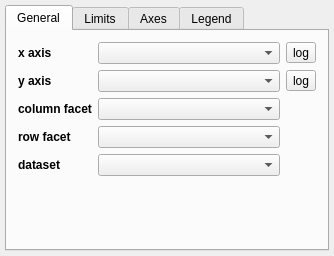
<?xml version="1.0" encoding="UTF-8"?>
<ui version="4.0">
 <class>Widget</class>
 <widget class="QWidget" name="Widget">
  <property name="geometry">
   <rect>
    <x>0</x>
    <y>0</y>
    <width>334</width>
    <height>256</height>
   </rect>
  </property>
  <property name="windowTitle">
   <string>2D Scatter</string>
  </property>
  <layout class="QGridLayout" name="gridLayout_5">
   <property name="leftMargin">
    <number>5</number>
   </property>
   <property name="topMargin">
    <number>5</number>
   </property>
   <property name="rightMargin">
    <number>5</number>
   </property>
   <property name="bottomMargin">
    <number>5</number>
   </property>
   <property name="verticalSpacing">
    <number>5</number>
   </property>
   <item row="0" column="2">
    <widget class="QTabWidget" name="tab_widget">
     <property name="tabPosition">
      <enum>QTabWidget::North</enum>
     </property>
     <property name="currentIndex">
      <number>0</number>
     </property>
     <property name="usesScrollButtons">
      <bool>false</bool>
     </property>
     <property name="documentMode">
      <bool>false</bool>
     </property>
     <property name="tabsClosable">
      <bool>false</bool>
     </property>
     <property name="movable">
      <bool>false</bool>
     </property>
     <widget class="QWidget" name="tab">
      <attribute name="title">
       <string>General</string>
      </attribute>
      <layout class="QGridLayout" name="gridLayout">
       <item row="0" column="0">
        <widget class="QLabel" name="x_lab">
         <property name="font">
          <font>
           <weight>75</weight>
           <bold>true</bold>
          </font>
         </property>
         <property name="text">
          <string>x axis</string>
         </property>
        </widget>
       </item>
       <item row="0" column="2">
        <widget class="QComboBox" name="combosel_x_att">
         <property name="sizeAdjustPolicy">
          <enum>QComboBox::AdjustToMinimumContentsLength</enum>
         </property>
        </widget>
       </item>
       <item row="0" column="3">
        <widget class="QToolButton" name="bool_x_log_">
         <property name="text">
          <string>log</string>
         </property>
         <property name="checkable">
          <bool>true</bool>
         </property>
        </widget>
       </item>
       <item row="1" column="0">
        <widget class="QLabel" name="y_lab">
         <property name="font">
          <font>
           <weight>75</weight>
           <bold>true</bold>
          </font>
         </property>
         <property name="text">
          <string>y axis</string>
         </property>
        </widget>
       </item>
       <item row="1" column="2">
        <widget class="QComboBox" name="combosel_y_att">
         <property name="sizeAdjustPolicy">
          <enum>QComboBox::AdjustToMinimumContentsLength</enum>
         </property>
        </widget>
       </item>
       <item row="1" column="3">
        <widget class="QToolButton" name="bool_y_log_">
         <property name="text">
          <string>log</string>
         </property>
         <property name="checkable">
          <bool>true</bool>
         </property>
        </widget>
       </item>
       <item row="2" column="0" colspan="2">
        <widget class="QLabel" name="col_lab">
         <property name="font">
          <font>
           <weight>75</weight>
           <bold>true</bold>
          </font>
         </property>
         <property name="text">
          <string>column facet</string>
         </property>
        </widget>
       </item>
       <item row="2" column="2">
        <widget class="QComboBox" name="combosel_col_facet_att"/>
       </item>
       <item row="3" column="0" colspan="2">
        <widget class="QLabel" name="row_lab">
         <property name="font">
          <font>
           <weight>75</weight>
           <bold>true</bold>
          </font>
         </property>
         <property name="text">
          <string>row facet</string>
         </property>
        </widget>
       </item>
       <item row="3" column="2">
        <widget class="QComboBox" name="combosel_row_facet_att"/>
       </item>
       <item row="4" column="0" colspan="2">
        <widget class="QLabel" name="reference_dataset_lab">
         <property name="font">
          <font>
           <weight>75</weight>
           <bold>true</bold>
          </font>
         </property>
         <property name="text">
          <string>dataset</string>
         </property>
        </widget>
       </item>
       <item row="4" column="2">
        <widget class="QComboBox" name="combosel_reference_data"/>
       </item>
       <item row="5" column="2">
        <spacer name="horizontalSpacer">
         <property name="orientation">
          <enum>Qt::Horizontal</enum>
         </property>
         <property name="sizeHint" stdset="0">
          <size>
           <width>40</width>
           <height>5</height>
          </size>
         </property>
        </spacer>
       </item>
       <item row="6" column="1" colspan="2">
        <spacer name="verticalSpacer_2">
         <property name="orientation">
          <enum>Qt::Vertical</enum>
         </property>
         <property name="sizeHint" stdset="0">
          <size>
           <width>20</width>
           <height>40</height>
          </size>
         </property>
        </spacer>
       </item>
      </layout>
     </widget>
     <widget class="QWidget" name="tab_2">
      <attribute name="title">
       <string>Limits</string>
      </attribute>
      <layout class="QGridLayout" name="gridLayout_2">
       <item row="0" column="0">
        <widget class="QLabel" name="x_lab_2">
         <property name="font">
          <font>
           <weight>75</weight>
           <bold>true</bold>
          </font>
         </property>
         <property name="text">
          <string>x axis</string>
         </property>
         <property name="alignment">
          <set>Qt::AlignRight|Qt::AlignTrailing|Qt::AlignVCenter</set>
         </property>
        </widget>
       </item>
       <item row="0" column="1">
        <widget class="QLineEdit" name="valuetext_x_min"/>
       </item>
       <item row="0" column="2">
        <widget class="QToolButton" name="button_flip_x">
         <property name="styleSheet">
          <string notr="true">padding: 0px</string>
         </property>
         <property name="text">
          <string>⇄</string>
         </property>
        </widget>
       </item>
       <item row="0" column="3" colspan="2">
        <widget class="QLineEdit" name="valuetext_x_max"/>
       </item>
       <item row="0" column="5">
        <widget class="QToolButton" name="bool_x_log">
         <property name="text">
          <string>log</string>
         </property>
         <property name="checkable">
          <bool>true</bool>
         </property>
        </widget>
       </item>
       <item row="4" column="0" colspan="4">
        <widget class="QLabel" name="type_lab_3">
         <property name="font">
          <font>
           <weight>75</weight>
           <bold>true</bold>
          </font>
         </property>
         <property name="text">
          <string>max number of columns</string>
         </property>
        </widget>
       </item>
       <item row="4" column="4">
        <widget class="QSpinBox" name="value_max_num_cols">
         <property name="minimum">
          <number>1</number>
         </property>
         <property name="maximum">
          <number>20</number>
         </property>
        </widget>
       </item>
       <item row="5" column="0" colspan="4">
        <widget class="QLabel" name="type_lab_4">
         <property name="font">
          <font>
           <weight>75</weight>
           <bold>true</bold>
          </font>
         </property>
         <property name="text">
          <string>max number of rows</string>
         </property>
        </widget>
       </item>
       <item row="5" column="4">
        <widget class="QSpinBox" name="value_max_num_rows">
         <property name="minimum">
          <number>1</number>
         </property>
         <property name="maximum">
          <number>20</number>
         </property>
        </widget>
       </item>
       <item row="1" column="1">
        <widget class="QLineEdit" name="valuetext_y_min"/>
       </item>
       <item row="1" column="2">
        <widget class="QToolButton" name="button_flip_y">
         <property name="styleSheet">
          <string notr="true">padding: 0px</string>
         </property>
         <property name="text">
          <string>⇄</string>
         </property>
        </widget>
       </item>
       <item row="1" column="4">
        <widget class="QLineEdit" name="valuetext_y_max"/>
       </item>
       <item row="1" column="5">
        <widget class="QToolButton" name="bool_y_log">
         <property name="text">
          <string>log</string>
         </property>
         <property name="checkable">
          <bool>true</bool>
         </property>
        </widget>
       </item>
       <item row="1" column="0">
        <widget class="QLabel" name="y_lab_2">
         <property name="font">
          <font>
           <weight>75</weight>
           <bold>true</bold>
          </font>
         </property>
         <property name="text">
          <string>y axis</string>
         </property>
         <property name="alignment">
          <set>Qt::AlignRight|Qt::AlignTrailing|Qt::AlignVCenter</set>
         </property>
        </widget>
       </item>
      </layout>
     </widget>
     <widget class="QWidget" name="tab_3">
      <attribute name="title">
       <string>Axes</string>
      </attribute>
      <layout class="QHBoxLayout" name="horizontalLayout">
       <property name="leftMargin">
        <number>5</number>
       </property>
       <property name="topMargin">
        <number>5</number>
       </property>
       <property name="rightMargin">
        <number>5</number>
       </property>
       <property name="bottomMargin">
        <number>5</number>
       </property>
       <item>
        <widget class="AxesEditorWidget" name="axes_editor" native="true"/>
       </item>
      </layout>
     </widget>
     <widget class="QWidget" name="tab_4">
      <attribute name="title">
       <string>Legend</string>
      </attribute>
      <layout class="QHBoxLayout" name="horizontalLayout">
       <property name="leftMargin">
        <number>5</number>
       </property>
       <property name="topMargin">
        <number>5</number>
       </property>
       <property name="rightMargin">
        <number>5</number>
       </property>
       <property name="bottomMargin">
        <number>5</number>
       </property>
       <item>
        <widget class="LegendEditorWidget" name="legend_editor" native="true"/>
       </item>
      </layout>
     </widget>
    </widget>
   </item>
  </layout>
 </widget>
 <layoutdefault spacing="6" margin="11"/>
 <customwidgets>
  <customwidget>
   <class>AxesEditorWidget</class>
   <extends>QWidget</extends>
   <header>glue.viewers.matplotlib.qt.axes_editor</header>
  </customwidget>
  <customwidget>
   <class>LegendEditorWidget</class>
   <extends>QWidget</extends>
   <header>glue.viewers.matplotlib.qt.legend_editor</header>
  </customwidget>
 </customwidgets>
 <resources/>
 <connections/>
</ui>
